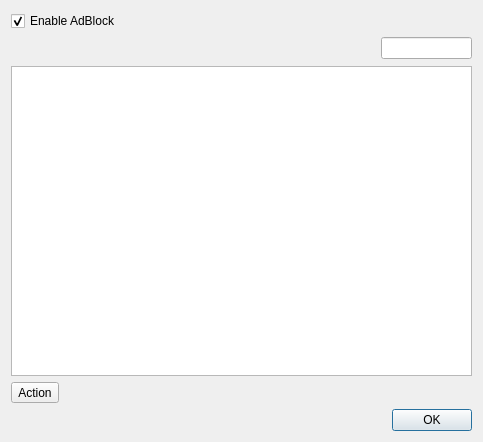
<?xml version="1.0" encoding="UTF-8"?>
<ui version="4.0">
 <class>AdBlockDialog</class>
 <widget class="QDialog" name="AdBlockDialog">
  <property name="geometry">
   <rect>
    <x>0</x>
    <y>0</y>
    <width>483</width>
    <height>442</height>
   </rect>
  </property>
  <property name="windowTitle">
   <string>AdBlock Configuration</string>
  </property>
  <layout class="QGridLayout" name="gridLayout_2">
   <item row="0" column="0">
    <widget class="QCheckBox" name="adblockCheckBox">
     <property name="text">
      <string>Enable AdBlock</string>
     </property>
     <property name="checked">
      <bool>true</bool>
     </property>
    </widget>
   </item>
   <item row="2" column="0">
    <widget class="QDialogButtonBox" name="buttonBox">
     <property name="orientation">
      <enum>Qt::Horizontal</enum>
     </property>
     <property name="standardButtons">
      <set>QDialogButtonBox::Ok</set>
     </property>
    </widget>
   </item>
   <item row="1" column="0">
    <widget class="QWidget" name="adblockWidget" native="true">
     <property name="enabled">
      <bool>true</bool>
     </property>
     <layout class="QGridLayout" name="gridLayout">
      <property name="margin">
       <number>0</number>
      </property>
      <item row="0" column="0" colspan="3">
       <spacer name="horizontalSpacer">
        <property name="orientation">
         <enum>Qt::Horizontal</enum>
        </property>
        <property name="sizeHint" stdset="0">
         <size>
          <width>398</width>
          <height>23</height>
         </size>
        </property>
       </spacer>
      </item>
      <item row="0" column="3">
       <widget class="SearchLineEdit" name="search"/>
      </item>
      <item row="1" column="0" colspan="4">
       <widget class="EditTreeView" name="treeView"/>
      </item>
      <item row="2" column="0">
       <widget class="QToolButton" name="actionToolButton">
        <property name="text">
         <string>Action</string>
        </property>
       </widget>
      </item>
      <item row="2" column="1" colspan="3">
       <spacer name="horizontalSpacer_2">
        <property name="orientation">
         <enum>Qt::Horizontal</enum>
        </property>
        <property name="sizeHint" stdset="0">
         <size>
          <width>40</width>
          <height>20</height>
         </size>
        </property>
       </spacer>
      </item>
     </layout>
    </widget>
   </item>
  </layout>
 </widget>
 <customwidgets>
  <customwidget>
   <class>SearchLineEdit</class>
   <extends>QLineEdit</extends>
   <header>searchlineedit.h</header>
  </customwidget>
  <customwidget>
   <class>EditTreeView</class>
   <extends>QTreeView</extends>
   <header>edittreeview.h</header>
  </customwidget>
 </customwidgets>
 <resources/>
 <connections>
  <connection>
   <sender>buttonBox</sender>
   <signal>accepted()</signal>
   <receiver>AdBlockDialog</receiver>
   <slot>accept()</slot>
   <hints>
    <hint type="sourcelabel">
     <x>75</x>
     <y>495</y>
    </hint>
    <hint type="destinationlabel">
     <x>157</x>
     <y>274</y>
    </hint>
   </hints>
  </connection>
  <connection>
   <sender>buttonBox</sender>
   <signal>rejected()</signal>
   <receiver>AdBlockDialog</receiver>
   <slot>reject()</slot>
   <hints>
    <hint type="sourcelabel">
     <x>75</x>
     <y>495</y>
    </hint>
    <hint type="destinationlabel">
     <x>286</x>
     <y>274</y>
    </hint>
   </hints>
  </connection>
  <connection>
   <sender>adblockCheckBox</sender>
   <signal>toggled(bool)</signal>
   <receiver>adblockWidget</receiver>
   <slot>setEnabled(bool)</slot>
   <hints>
    <hint type="sourcelabel">
     <x>106</x>
     <y>39</y>
    </hint>
    <hint type="destinationlabel">
     <x>349</x>
     <y>74</y>
    </hint>
   </hints>
  </connection>
 </connections>
</ui>
